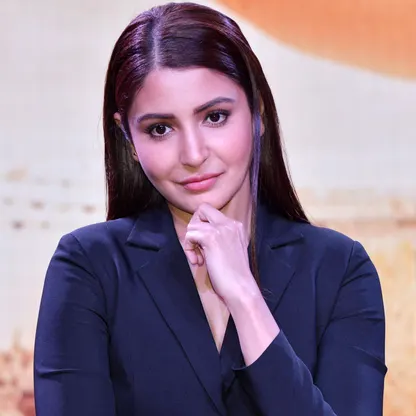
#> input picture model/test_images/Anushka_sharma.jpg, 416 x 416 px
$ jupyter execute --allow-errors movie_star_classifier_model.ipynb   (shell and % lines are left out)
#> lines starting #> are read from the running program, lines starting #| are printed output that depends on the picture; after the words box and inside, x2 and y2 are one past the last pixel; in counts of white or black regions, pixels touching at a corner belong together
[cell 1]
import numpy as np
import cv2
import matplotlib
import matplotlib.pyplot as plt

# data cleaning

[cell 2]
img = cv2.imread('./test_images/Anushka_sharma.jpg')
#> img is the input picture: shape (416, 416, 3); mean B, G, R 141.8, 124.4, 143.2
img.shape                                    # 3 dimension(x,y,rgb)
#> Out = (416, 416, 3)

[cell 3]
plt.imshow(img)
plt.show()

[cell 4]
# change it to a gray image & remove third dimension
gray=cv2.cvtColor(img, cv2.COLOR_BGR2GRAY)
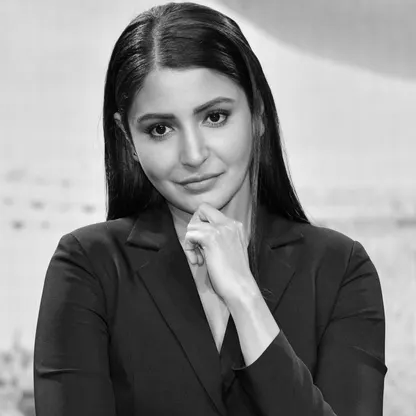
#> gray: shape (416, 416); min 0, max 250, mean 132
gray.shape
#> Out = (416, 416)

[cell 5]
#to show gray image
plt.imshow(gray, cmap='gray')
plt.show()

[cell 6]
#CC() - load haarcascade files
face_cascade = cv2.CascadeClassifier('./opencv/haarcascades/haarcascade_frontalface_default.xml')
eye_cascade = cv2.CascadeClassifier('./opencv/haarcascades/haarcascade_eye.xml')
# detect multiple faces in gray image
faces = face_cascade.detectMultiScale(gray, 1.3, 5)
#> faces = [[108, 60, 159, 159]]
faces
#> Out = [[108, 60, 159, 159]]

[cell 7]
#face store in list of tuple
(x,y,w,h) = faces[0]
#> x = 108; y = 60; w = 159; h = 159
x,y,w,h
#> Out = (108, 60, 159, 159)

[cell 8]
#draw rectangle around the detected face & display using matplotlib
face_img = cv2.rectangle(img,(x,y),(x+w,y+h),(255,0,0),4)
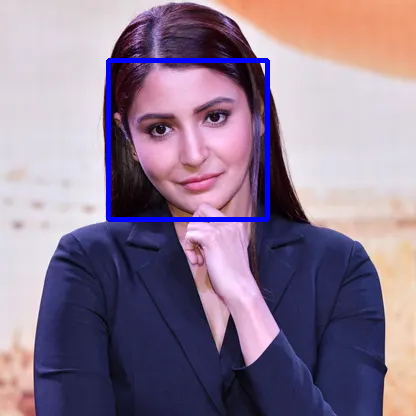
#> face_img: shape (416, 416, 3); mean B, G, R 145.2, 123.4, 141.8
plt.imshow(face_img)
plt.show()

[cell 9]
cv2.destroyAllWindows()
# loop through all detected face coordinates
for (x,y,w,h) in faces:
    #draw rectange around the face
        face_img = cv2.rectangle(img,(x,y),(x+w,y+h),(255,0,0),2)
        roi_gray = gray[y:y+h, x:x+w]          # Extracts the grayscale face region
        roi_color = face_img[y:y+h, x:x+w]     # Extracts the colored face region
    #detect eyes with face region
        eyes = eye_cascade.detectMultiScale(roi_gray,scaleFactor=1.1,minNeighbors=20,minSize=(30, 30))
    # loops through all detected eyes and draws a green
        for (ex,ey,ew,eh) in eyes:
            cv2.rectangle(roi_color,(ex,ey),(ex+ew,ey+eh),(0,255,0),2)
#> this loop made 1 pass
#> (x, y, w, h, eyes) on pass 1: (108, 60, 159, 159, [[82, 34, 45, 45], [28, 47, 43, 43]])
#> pass 1, `roi_gray = gray[y:y+h, x:x+w]`:
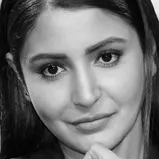
#> roi_gray: shape (159, 159); min 0, max 243, mean 111.1
#> pass 1, `roi_color = face_img[y:y+h, x:x+w]`:
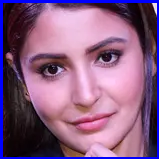
#> roi_color: shape (159, 159, 3); mean B, G, R 129.7, 92.7, 134.8
#> after the loop:
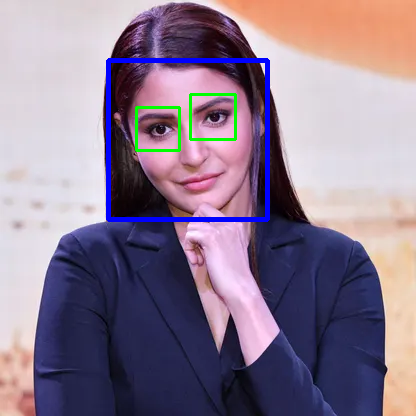
#> img: shape (416, 416, 3); 0.61% of pixels changed, all inside (x1, y1, x2, y2) = (135, 93, 237, 152)
#> after the loop:
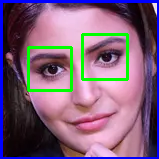
#> roi_color: shape (159, 159, 3); 4.15% of pixels changed, all inside (x1, y1, x2, y2) = (27, 33, 129, 92)
#create new matplotlib figure
plt.figure()
plt.imshow(face_img,cmap='gray')
plt.show()

[cell 10]
plt.imshow(roi_color,cmap='gray')
plt.show()

[cell 11]
# function to give cropped image
def get_cropped_image(image_path):
#> called with image_path = './test_images/Anushka_sharma.jpg'
    img=cv2.imread(image_path)
    # if img is not visible of not shown
    if img is None:
        print(f"Warning: Could not load image {image_path}")
        return None
    gray=cv2.cvtColor(img,cv2.COLOR_BGR2GRAY)
    face=face_cascade.detectMultiScale(gray,1.3,5)
#> face = [[108, 60, 159, 159]]
    for (x,y,w,h) in face:
        roi_gray=gray[y:y+h,x:x+w]
        roi_color=img[y:y+h,x:x+w]
        eyes=eye_cascade.detectMultiScale(roi_gray)
        #used to give cropped image
        if len(eyes) >= 2:
            return roi_color
#> this loop made 1 pass
#> (x, y, w, h, eyes) on pass 1: (108, 60, 159, 159, [[85, 38, 38, 38], [32, 51, 35, 35]])
#> pass 1, in get_cropped_image, `roi_color=img[y:y+h,x:x+w]`:
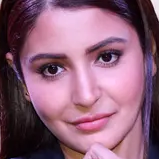
#> roi_color: shape (159, 159, 3); mean B, G, R 117.6, 95.5, 139.1
    return None

[cell 12]
original_image = cv2.imread('./test_images/Anushka_sharma.jpg')
plt.imshow(original_image)
plt.show()

[cell 13]
cropped_image = get_cropped_image('./test_images/Anushka_sharma.jpg')
plt.imshow(cropped_image)
plt.show()

[cell 14]
crop_image=get_cropped_image('./test_images/Anushka_sharma.jpg')
if crop_image is not None:
    plt.imshow(crop_image)

[cell 15]
# define file path as string
path_to_data = "./dataset/"
#subfolder
path_to_cr_data = "./dataset/cropped/"

[cell 16]
import os
img_dirs=[]
# it goes in all the inner directories
#> (the rest of this cell did not finish here and is left out)

[cell 17]
img_dirs

[cell 18]
#if crop folder is not exist then create using os mkdir
import shutil                           # Import shutil for file operations
if os.path.exists(path_to_cr_data ):    # Check if the "cropped" folder exists
    shutil.rmtree(path_to_cr_data )     # Delete the folder and all its contents
os.mkdir(path_to_cr_data )              # Create an empty "cropped" folder again

[cell 19]
# iterate through each of these img directories
cropped_image_dirs=[]
celebrity_file_names_dict = {}      #store celebrity names as keys and their cropped image file paths as values
for img_dir in img_dirs:                        # Loop through each directory in img_dirs
    count = 1
    celebrity_name = img_dir.split('/')[-1]     #extract last part of directory path
    print(celebrity_name)

    celebrity_file_names_dict[celebrity_name] = []   # create empty list for current celebrity

    for entry in os.scandir(img_dir):
        #
        if entry.name.startswith('.'):  # Skip hidden files like .DS_Store
            continue
        roi_color=get_cropped_image(entry.path)         # Detect face and crop the image
        if roi_color is not None:
            cropped_folder=path_to_cr_data + celebrity_name
            if not os.path.exists(cropped_folder):            # If the folder does not exist, create it
                os.mkdir(cropped_folder)
                cropped_image_dirs.append(cropped_folder)
                print("Generating Cropped images in folder:",cropped_folder)
            cropped_file_name = celebrity_name + str(count) + ".jpg"
            cropped_file_path = cropped_folder + "/" + cropped_file_name
            cv2.imwrite(cropped_file_path,roi_color)
            celebrity_file_names_dict[celebrity_name].append(cropped_file_path)
            count+=1

# feature engineering

[cell 20]
import pywt
def w2d(img,mode="haar",level=1):
#> called with mode = 'db1', level = 5
    imArray=img
    #convert to gray
    imArray=cv2.cvtColor(imArray,cv2.COLOR_RGB2GRAY)
    #convert to float
    imArray=np.float32(imArray)
    #divide by 255 to normalize pixel value
    imArray /= 255
    #wavedec2
    coeffs=pywt.wavedec2(imArray, mode, level=level)
#> coeffs = 6 items
    coeffs_H=list(coeffs)
#> coeffs_H = 6 items
    coeffs_H[0] *= 0
    #waverec2
    imArray_H=pywt.waverec2(coeffs,mode)
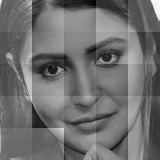
#> imArray_H: shape (160, 160) float32; min -0.592, max 0.762, mean -8.94e-10; drawn with min black and max white
    imArray_H *=255
    imArray_H=np.uint8(imArray_H)
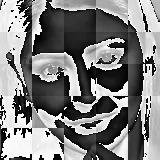
#> imArray_H: shape (160, 160); min 0, max 255, mean 127.2

    return imArray_H

[cell 21]
im_har=w2d(cropped_image,'db1',5)
plt.imshow(im_har,cmap='gray')
plt.show()

[cell 22]
celebrity_file_names_dict

[cell 23]
class_dict={}
count=0
for celebrity_name in celebrity_file_names_dict.keys():
    class_dict[celebrity_name]=count
    count=count+1
class_dict
